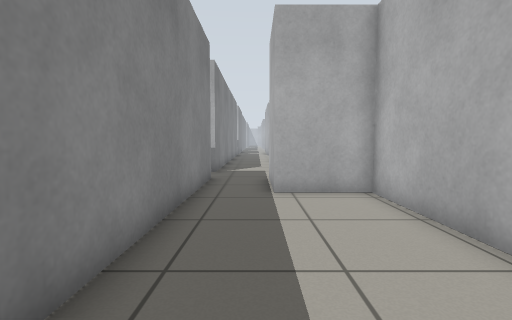
view 1 (above)

18 first-person views from a walk through a world built for the Gazebo simulator. The camera is 0.72 m above the floor, tilts 4° down and sees 85° across. The floor is counted in squares, 0.5 m on a side. Each view is taken from the middle of a square. On the plan, view 1 faces up. The plan holds only what a view shows up to about 14 squares ahead; the rest is blank. The place goes on beyond the plan.

view 2
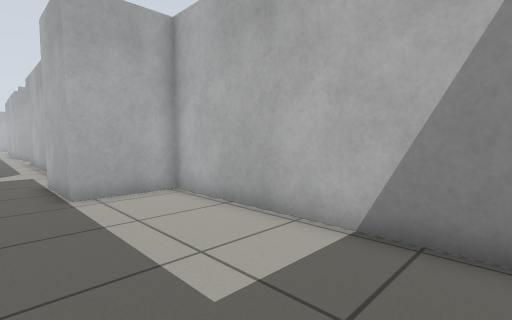

view 3
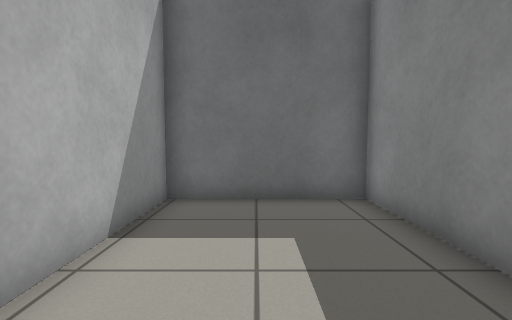

view 4
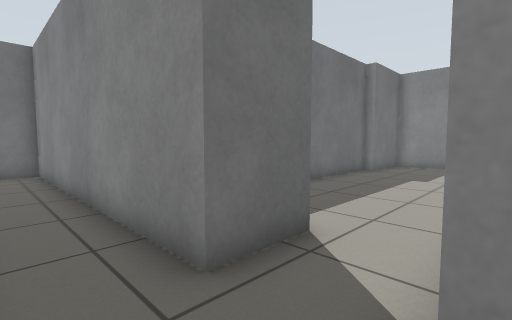

view 5
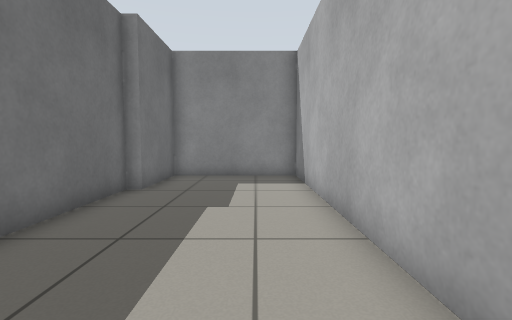

view 6
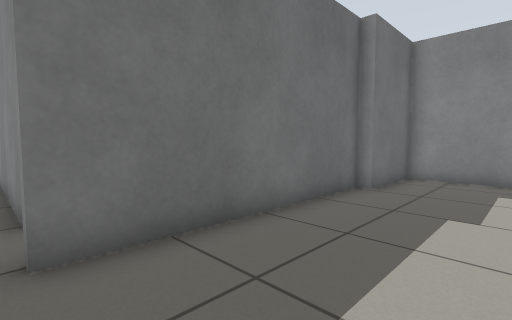

view 7
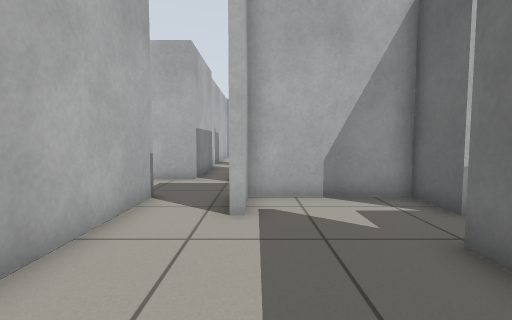

view 8
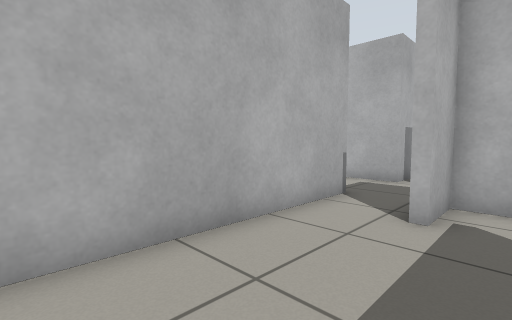

view 9
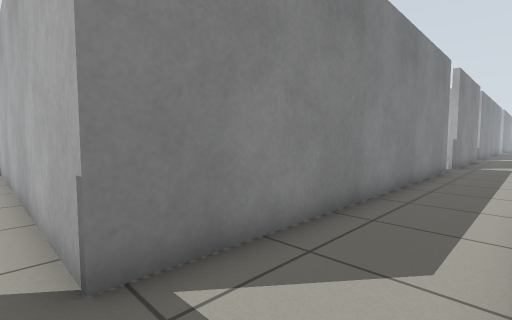

view 10
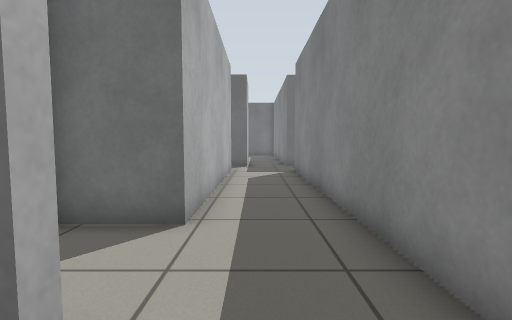

view 11
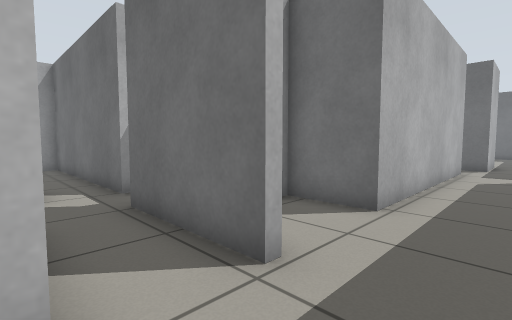

view 12
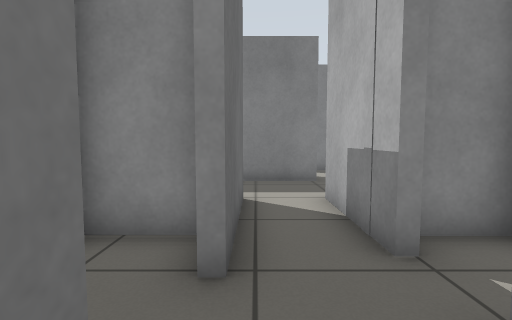

view 13
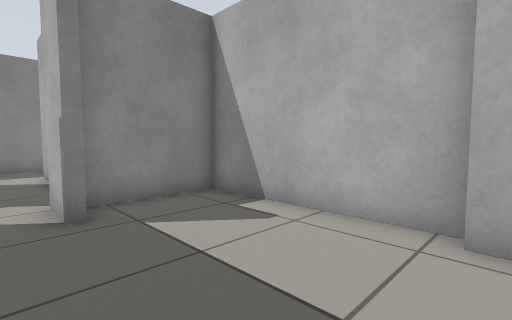

view 14
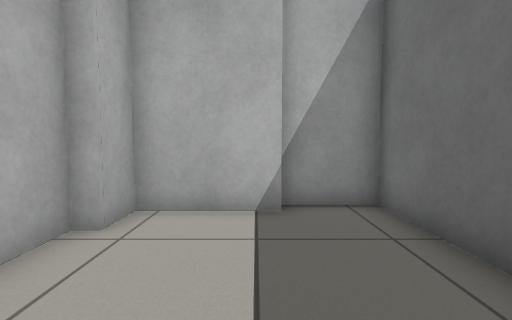

view 15
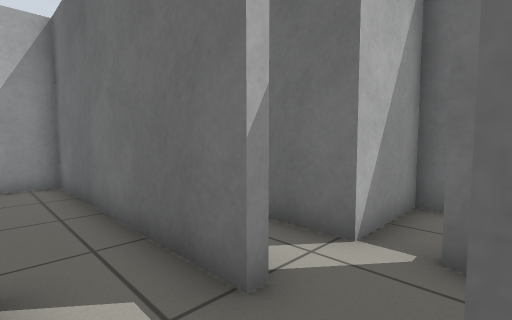

view 16
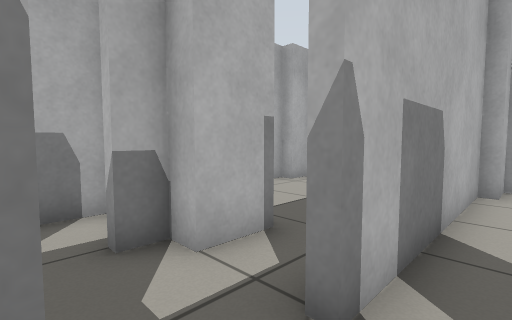

view 17
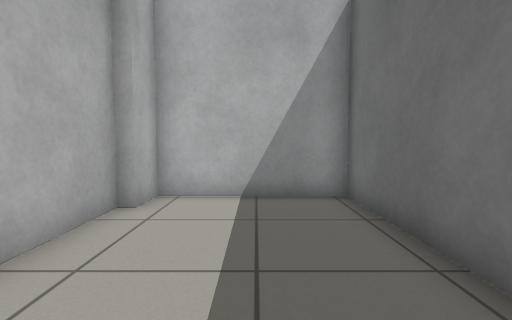

view 18
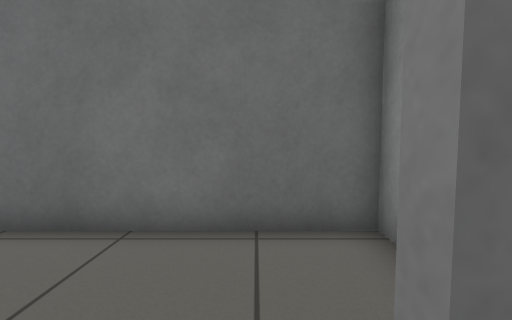

### Floor plan
Ten units are one square. View 1 is at (0, 0); x grows to the right and y downward. Boxes are objects, and circles mark ways between rooms. Rooms are numbered by the first view taken in them; rooms with no view inside come last. Other rooms are left out.
<svg viewBox="-169 -305 326 318">
<path fill="none" stroke="#000" d="M-18 -76 -18 8 32 8 32 -76 5 -76M30 -123 12 -123 12 -213 36 -213M-18 -236 -18 -126 -35 -126M-37 -105 -18 -105 -18 -76M5 -76 5 -105 15 -105M-35 -126 -164 -126 -164 -77 -131 -77 -131 -72 -53 -72M-37 -61 -20 -61 -20 -102 -37 -102 -37 -105M11 -247 53 -247M46 -271 46 -267 11 -267M38 -289 38 -274M-18 -273 -18 -236M62 -267 62 -271M68 -260 68 -268M69 -289 56 -289M85 -260 68 -260M146 -264 146 -295 134 -295M134 -300 72 -300 72 -267 62 -267M68 -243 152 -243 152 -265M68 -240 68 -243M38 -241 38 -224M139 -240 68 -240M68 -223 85 -223M71 -186 152 -186 152 -236 139 -236M85 -223 85 -219"/>
<circle cx="-10" cy="-70" r="3" fill="#2a7"/>
<circle cx="-25" cy="-120" r="3" fill="#2a7"/>
<circle cx="-5" cy="-245" r="3" fill="#2a7"/>
<circle cx="75" cy="-250" r="3" fill="#2a7"/>
<circle cx="60" cy="-240" r="3" fill="#2a7"/>
<circle cx="75" cy="-230" r="3" fill="#2a7"/>
<text x="0" y="-40">1</text>
<text x="0" y="-170">2</text>
<text x="-90" y="-100">3</text>
<text x="20" y="-260">4</text>
<text x="110" y="-270">5</text>
<text x="60" y="-230">6</text>
<text x="110" y="-220">7</text>
</svg>
Room 1 opens to room 2. Room 2 opens to room 3. Room 2 opens to room 4. Room 4 opens to room 5. Room 4 opens to room 6. Room 6 opens to room 7.

Where each view was taken, in squares from view 1:
view 1: 0 up, 0 right, facing up
view 2: 0 up, 1 left, facing up-right
view 3: 6 up, 1 right, facing down
view 4: 13 up, 0 right, facing down-left
view 5: 11 up, 5 left, facing left
view 6: 11 up, 5 left, facing down-left
view 7: 10 up, 9 left, facing right
view 8: 9 up, 9 left, facing up-right
view 9: 12 up, 1 right, facing up-left
view 10: 26 up, 0 right, facing down
view 11: 27 up, 1 left, facing down-right
view 12: 25 up, 8 right, facing left
view 13: 25 up, 14 right, facing up-left
view 14: 27 up, 9 right, facing right
view 15: 26 up, 5 right, facing down-right
view 16: 23 up, 5 right, facing up-right
view 17: 21 up, 8 right, facing right
view 18: 23 up, 9 right, facing down
